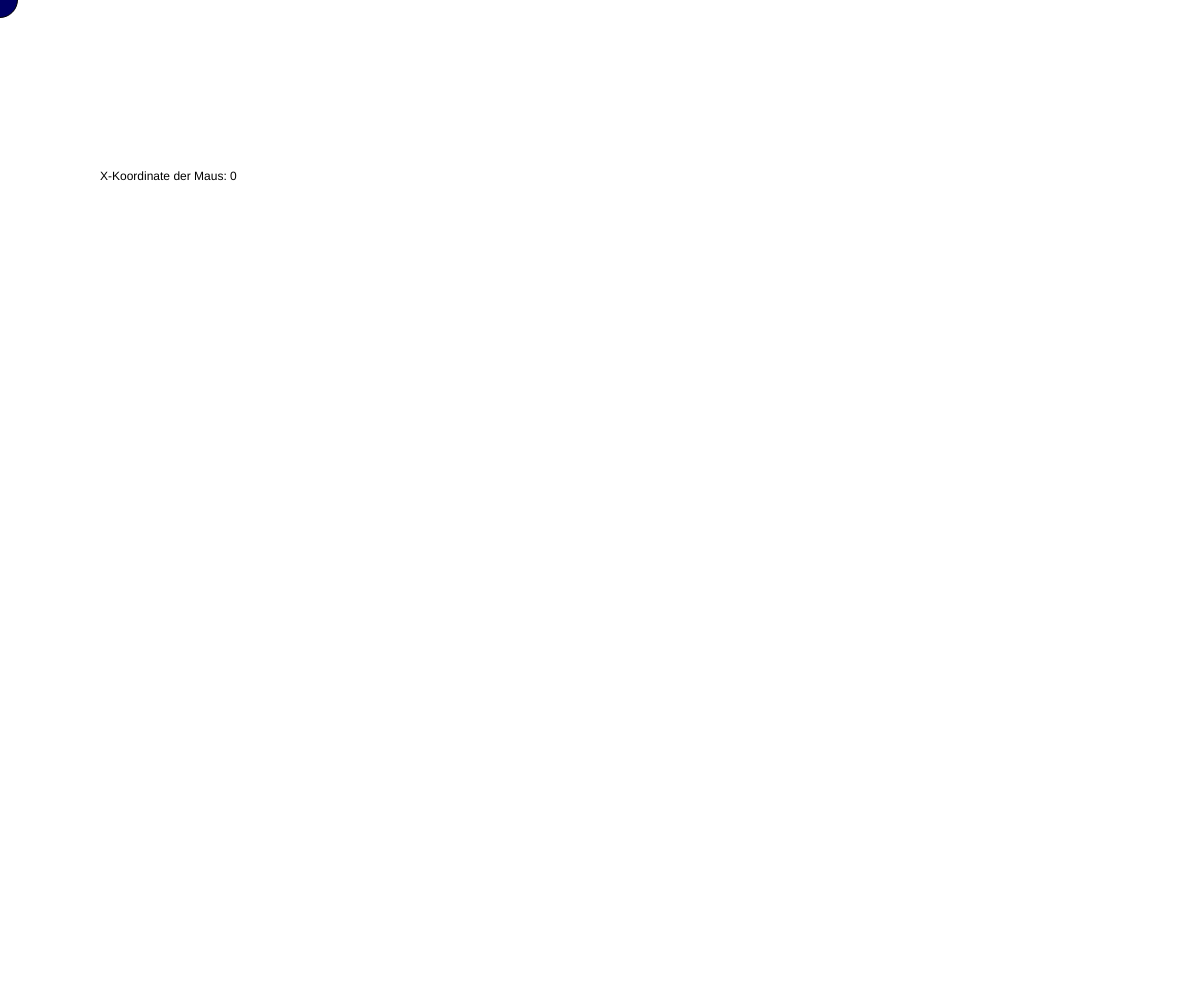
Frame 1 (no input)
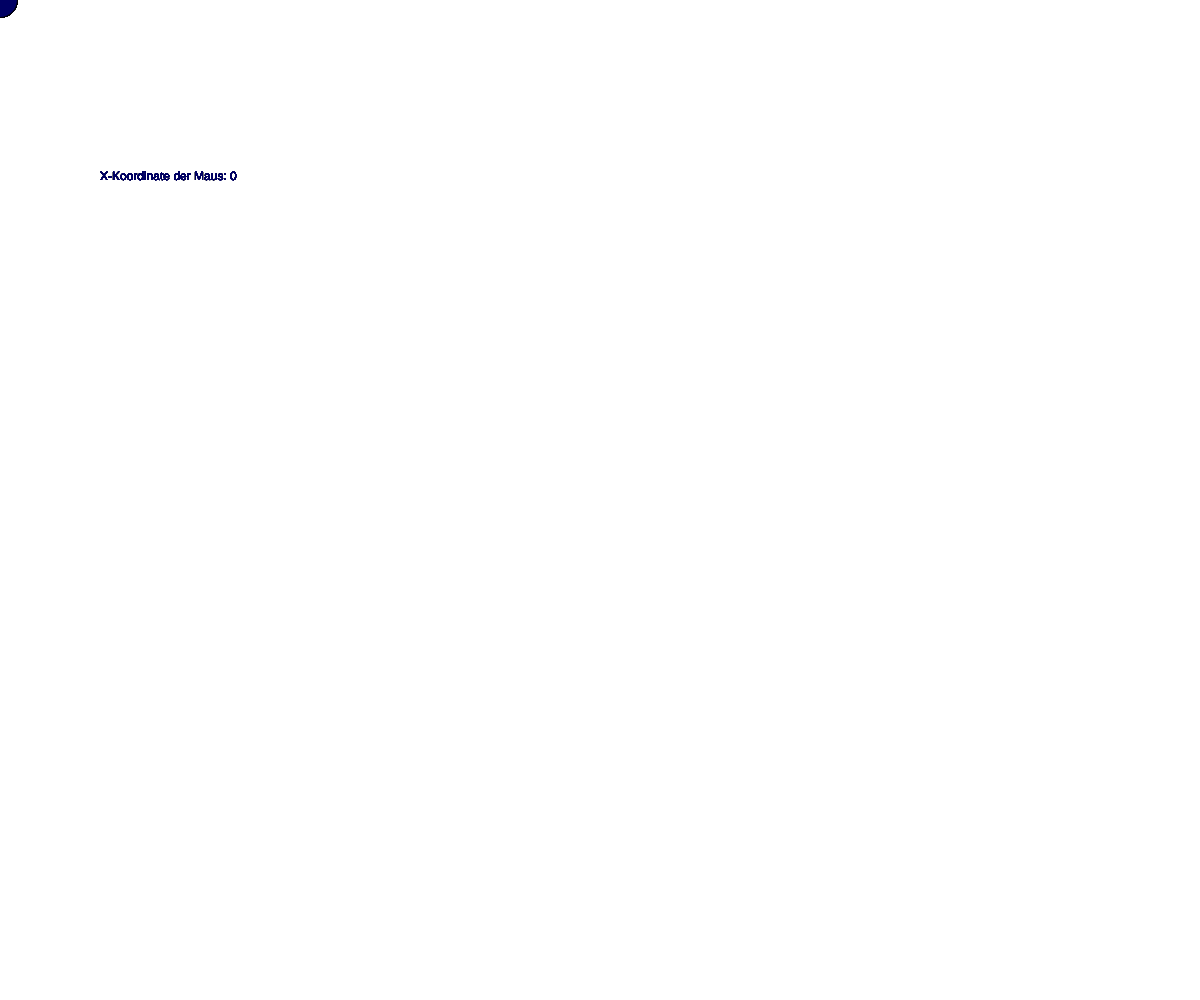
Frame 60 (no input)
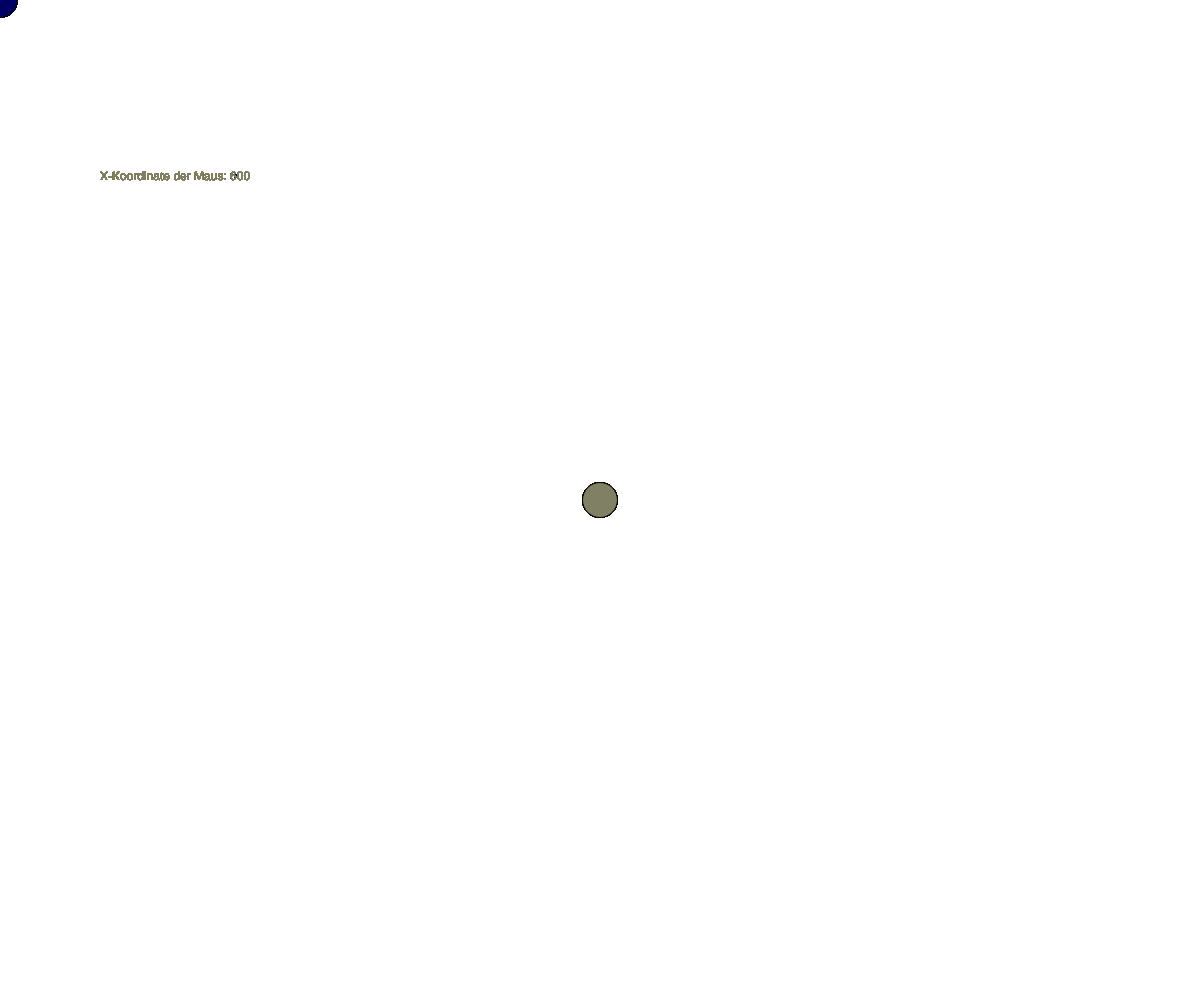
Frame 120 (the mouse pressed at the canvas centre since frame 60)

The p5.js sketch that drew these frames (run headless with seeded random() and noise() and a simulated clock; from frame 60 on, the mouse is pressed at the canvas centre):

// p5.js sketch
// ── sketch.js
let zBereich;

function setup() { //einmal auszuführen
  zBereich = createCanvas(windowWidth, windowHeight);
  zBereich.position(0,0); //links oben
  zBereich.style('z-index','-1'); //Verschiebung auf der z-Achse
  
}

function draw() {
  // Ohne background = transparent
  text("X-Koordinate der Maus: " + mouseX , 100, 180);
  noStroke;
 // if(  ){}else{}
  fill(mouseX/windowWidth*255, mouseY/windowHeight*255, 100); //fill(r,g,b)
  circle(mouseX, mouseY, 35);
  
}

// ── style.css
html, body {
  margin: 0;
  padding: 0;
  background-color: aqua;
}
h1 {text-shadow: -4px 4px rgba(179,179,179,.4), 
  -3px 3px rgba(153,153,153,.2), -2px 2px rgba(179,179,179,.2),
   -1px 1px rgba(179,179,179,.2), 0px 0px rgba(128,128,128,.5),
    1px -1px rgba(77,77,77,.6), 2px -2px rgba(77,77,77,.7), 3px -3px rgba(82,82,82,.8), 
    4px -4px rgba(77,77,77,.9), 5px -5px rgba(77,77,77,1), -23px 17px 5px #FF3AF1;;}
canvas {
  /* display: block; */
}
